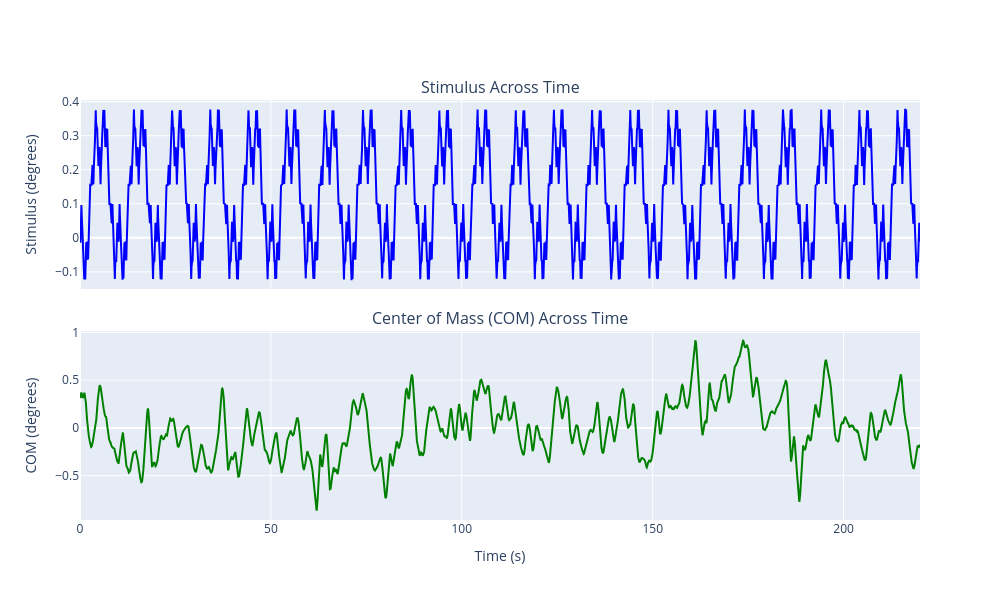

Here is the notebook cell this chart was saved with:
### Code cell
height = 1.75  # height in meters
weight = 70  # weight in kg

data = pd.read_csv('data/d1_vis1.csv')

time = data['time']
stimulus = data['analog2']
com = bm.calculate_com_2segmentmodel(data['shld_zpos'], data['shld_ypos'], data['hip_zpos'], data['hip_ypos'], height)


# Create subplots
fig = make_subplots(rows=2, cols=1, shared_xaxes=True, vertical_spacing=0.1,
                    subplot_titles=("Stimulus Across Time", "Center of Mass (COM) Across Time"))

# Add stimulus plot
fig.add_trace(go.Scatter(x=time, y=stimulus, mode='lines', name='Stimulus', line=dict(color='blue')), row=1, col=1)

# Add COM plot
fig.add_trace(go.Scatter(x=time, y=com, mode='lines', name='COM', line=dict(color='green')), row=2, col=1)

# Update layout
fig.update_layout(height=600, width=1000, showlegend=False)
fig.update_xaxes(title_text="Time (s)", row=2, col=1)
fig.update_yaxes(title_text="Stimulus (degrees)", row=1, col=1)
fig.update_yaxes(title_text="COM (degrees)", row=2, col=1)

fig.show()

### Figure 1 — Plotly figure (JSON) as saved in the notebook; plotly's stock layout.template omitted (floating-point values rounded to 4 significant figures; data arrays with more than 128 entries replaced by an {"elided": "..."} marker saying what was removed)
{"data": [{"line": {"color": "blue"}, "mode": "lines", "name": "Stimulus", "type": "scatter", "x": {"elided": "19803 float values"}, "xaxis": "x", "y": {"elided": "19803 float values"}, "yaxis": "y"}, {"line": {"color": "green"}, "mode": "lines", "name": "COM", "type": "scatter", "x": {"elided": "19803 float values"}, "xaxis": "x2", "y": {"elided": "19803 float values"}, "yaxis": "y2"}], "layout": {"annotations": [{"font": {"size": 16}, "showarrow": false, "text": "Stimulus Across Time", "x": 0.5, "xanchor": "center", "xref": "paper", "y": 1, "yanchor": "bottom", "yref": "paper"}, {"font": {"size": 16}, "showarrow": false, "text": "Center of Mass (COM) Across Time", "x": 0.5, "xanchor": "center", "xref": "paper", "y": 0.45, "yanchor": "bottom", "yref": "paper"}], "height": 600, "showlegend": false, "width": 1000, "xaxis": {"anchor": "y", "domain": [0, 1], "matches": "x2", "showticklabels": false}, "xaxis2": {"anchor": "y2", "domain": [0, 1], "title": {"text": "Time (s)"}}, "yaxis": {"anchor": "x", "domain": [0.55, 1], "title": {"text": "Stimulus (degrees)"}}, "yaxis2": {"anchor": "x2", "domain": [0, 0.45], "title": {"text": "COM (degrees)"}}}}
